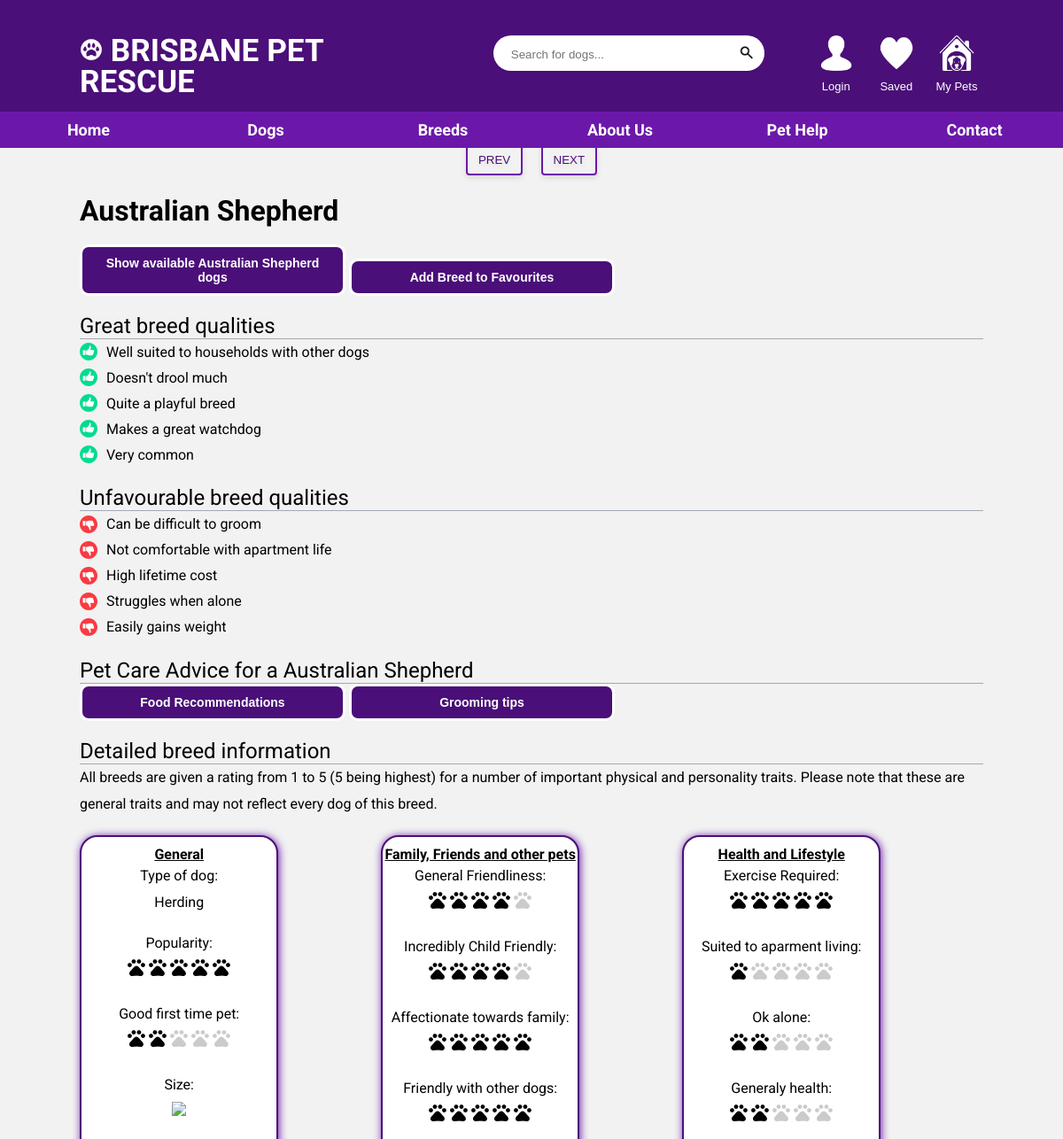
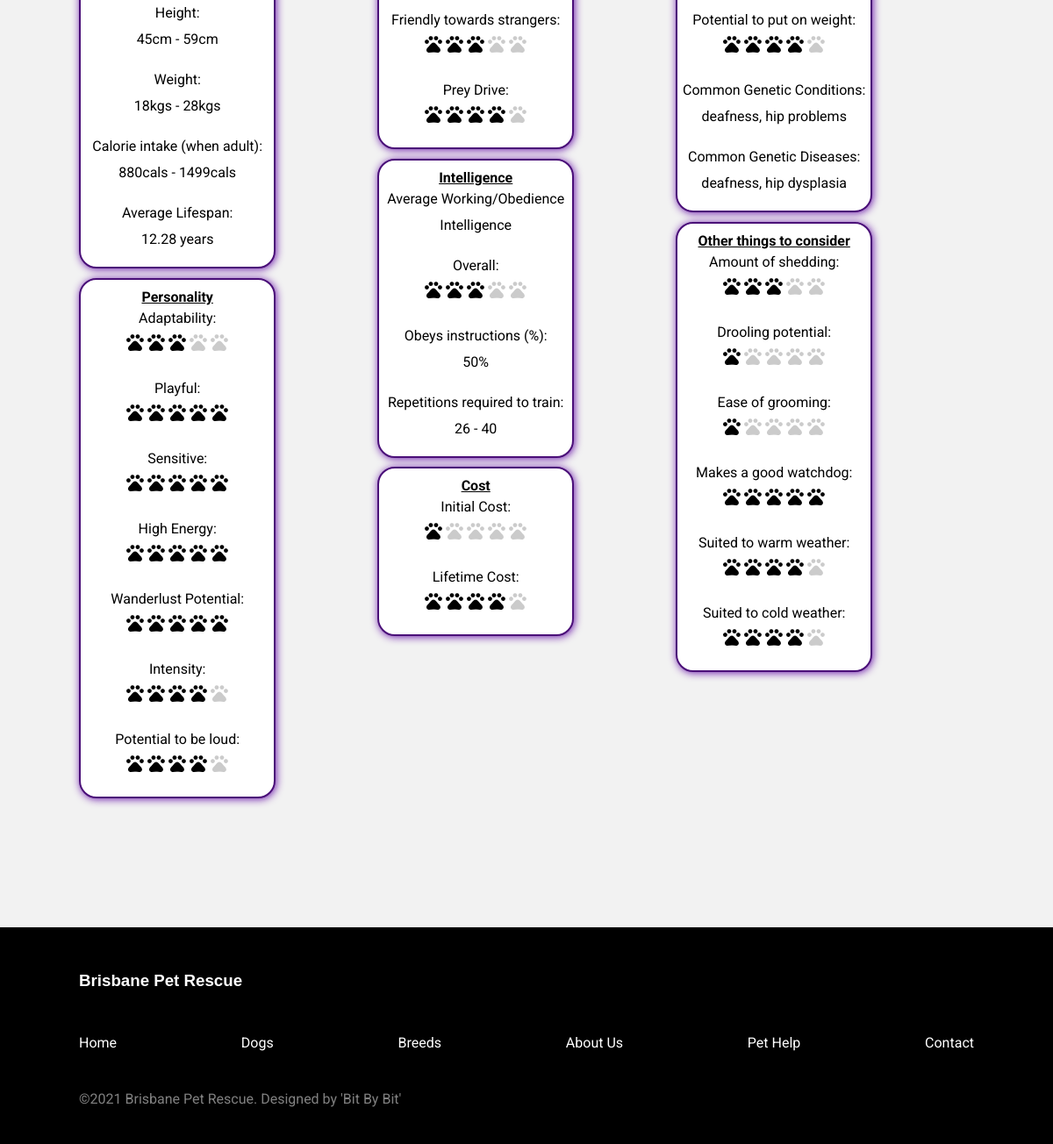
The page /breed-profile.php?breed_id=29 on the database its author committed (2 pictures, top to bottom).
### tables this page shows
CREATE TABLE `dog_breeds` (
  `breed_id` int(11) NOT NULL,
  `Breed` varchar(64) NOT NULL,
  `height_low` int(11) NOT NULL,
  `height_high` int(11) NOT NULL,
  `weight_low` int(11) NOT NULL,
  `weight_high` int(11) NOT NULL,
  `height_class` int(11) NOT NULL,
  `weight_class` int(11) NOT NULL,
  `adult_cal_intake_low` int(11) NOT NULL,
  `adult_cal_intake_high` int(11) NOT NULL,
  `intelligence_desc` varchar(64) NOT NULL,
  `obey_perc` decimal(4,2) NOT NULL,
  `training_reps_low` int(11) NOT NULL,
  `training_reps_high` int(11) NOT NULL,
  `intelligence_class` int(11) NOT NULL,
  `adaptability_class` int(11) NOT NULL,
  `general_friendliness_class` int(11) NOT NULL,
  `apartment_living_class` int(11) NOT NULL,
  `family_affectionate_class` int(11) NOT NULL,
  `shedding_amount_class` int(11) NOT NULL,
  `dog_friendly_class` int(11) NOT NULL,
  `drooling_potential_class` int(11) NOT NULL,
  `ease_of_grooming_class` int(11) NOT NULL,
  `energy_level_class` int(11) NOT NULL,
  `exercise_needs_class` int(11) NOT NULL,
  `friendly_toward_strangers_class` int(11) NOT NULL,
  `general_health_class` int(11) NOT NULL,
  `good_for_novice_owners` int(11) NOT NULL,
  `incredibly_kid_friendly_class` int(11) NOT NULL,
  `intensity_class` int(11) NOT NULL,
  `potential_for_mouthiness_class` int(11) NOT NULL,
  `potential_for_playfulness_class` int(11) NOT NULL,
  `potential_for_weight_gain_class` int(11) NOT NULL,
  `prey_drive_class` int(11) NOT NULL,
  `sensitivity_class` int(11) NOT NULL,
  `size_class` int(11) NOT NULL,
  `tendency_to_bark_or_howl_class` int(11) NOT NULL,
  `tolerates_being_alone_class` int(11) NOT NULL,
  `tolerates_cold_weather_class` int(11) NOT NULL,
  `tolerates_hot_weather_class` int(11) NOT NULL,
  `wanderlust_potential_class` int(11) NOT NULL,
  `watchdog_class` int(11) NOT NULL,
  `type_of_dog` varchar(16) NOT NULL,
  `average_lifespan` decimal(5,2) NOT NULL,
  `genetic_conditions` varchar(256) NOT NULL,
  `genetic_diseases` varchar(256) NOT NULL,
  `lifetime_cost_class` int(11) NOT NULL,
  `average_lifespan_class` int(11) NOT NULL,
  `average_purchase_price_class` int(11) NOT NULL,
  `popularity_class` int(11) NOT NULL
);

### breed-profile.php (the view, shortened to what the rows shown need)
<!DOCTYPE html>
<html lang="en">
<head>
    <?php include('partials/head.php'); ?>
    <link rel="stylesheet" href="css/glide.core.css">
    <link rel="stylesheet" href="css/glide.theme.css">
</head>
<body>
    <?php include('partials/menu.php'); ?>
    <?php
    if (isset($_GET['breed_id'])) {
        $breed_id = $_GET['breed_id'];
        $sql = "SELECT Breed as title FROM dog_breeds WHERE breed_id=$breed_id";
        $res = mysqli_query($conn, $sql);
        $row = mysqli_fetch_assoc($res);
        $breed_title = $row['title'];
    } else {
        header('location:' . SITEURL);
    }
    ?>
    <section class="profile-section">
        <div class="container">
            <?php
            $sql2 = "SELECT b.breed_id AS id, Breed as title, path, alt_text, b.lifetime_cost_class as price FROM dog_breeds AS b, breed_image as i WHERE b.breed_id = i.breed_id AND b.breed_id=$breed_id ORDER BY main_image DESC";
            $res2 = mysqli_query($conn, $sql2);
            $count2 = mysqli_num_rows($res2);
            if ($count2 > 0) {
            ?>
                <div class="glide">
                    <div class="glide__track" data-glide-el="track">
                        <?php
                        }
                        ?>
                    </div>
                    <div class="glide__arrows" data-glide-el="controls">
                    </div>
                </div>
                <h2 class="profile-title"><?php echo $breed_title ?></h2>
                <?php
                $sql_breed_info = "SELECT * FROM dog_breeds WHERE breed_id=$breed_id";
                $res_breed_info = mysqli_query($conn, $sql_breed_info);
                $entry_breed_info = mysqli_fetch_assoc($res_breed_info);
                $sql_trait_desc = "SELECT * FROM breed_good_bad_desc";
                $res_trait_desc = mysqli_query($conn, $sql_trait_desc);
                $trait_values = [];
                $trait_good_descs = [];
                $trait_bad_descs = [];
                while ($entry_trait_desc = mysqli_fetch_array($res_trait_desc)) {
                    if ($entry_trait_desc['high_good']) {
                        $trait_values[$entry_trait_desc['breed_field']] = $entry_breed_info[$entry_trait_desc['breed_field']];
                    } else {
                        $trait_values[$entry_trait_desc['breed_field']] = reverse1to5($entry_breed_info[$entry_trait_desc['breed_field']]);
                    }
                    $trait_good_descs[$entry_trait_desc['breed_field']] = $entry_trait_desc['good_text'];
                    $trait_bad_descs[$entry_trait_desc['breed_field']] = $entry_trait_desc['bad_text'];
                }
                arsort($trait_values);
                $best_traits = [];
                $worst_traits = [];
                for ($i = 1; $i <= NUM_TRAITS_TO_SHOW; $i++) {
                    array_push($best_traits, $trait_good_descs[array_keys($trait_values)[$i]]);
                    array_push($worst_traits, $trait_bad_descs[array_keys($trait_values)[count($trait_values) - $i]]);
                }
                ?>
                <div class="profile-info">
                    <br>
                    <form action='dogs.php' style="display: inline">
                        <button type='submit' name='Breed' value='<?php echo $breed_title; ?>' class="hero-btn hero-btn-alt small-btn">
                            Show available <?php echo $breed_title ?> dogs
                        </button>
                    </form>
                    <form method='POST' action='/form_submissions/favourite_breed.php' style="display: inline">
                        <button type='submit' name='breed_id' value='<?php echo $breed_id; ?>' class="hero-btn hero-btn-alt small-btn">
                        </button>
                    </form>
                    <h3>Great breed qualities</h3>
                    <ul> <?php foreach ($best_traits as $quality) {
                                echo "<li class='good-traits'>" . $quality . "</li>";
                            } ?> </ul>
                    <h3>Unfavourable breed qualities</h3>
                    <ul> <?php foreach ($worst_traits as $quality) {
                                echo "<li  class='bad-traits'>" . $quality . "</li>";
                            } ?> </ul>
                    <h3>Pet Care Advice for a <?php echo $breed_title; ?></h3>
                    <form action='https://duckduckgo.com/' target='_blank' style="display: inline">
                        <button type='submit' name='q' value='!ducky food for a <?php echo $breed_title; ?>' class="hero-btn hero-btn-alt small-btn">
                        </button>
                    </form>
                    <form action='https://duckduckgo.com/' target='_blank' style="display: inline">
                        <button type='submit' name='q' value='!ducky how to groom a <?php echo $breed_title; ?>' class="hero-btn hero-btn-alt small-btn">
                        </button>
                    </form>
                    <h3>Detailed breed information</h3>
                    <p>All breeds are given a rating from 1 to 5 (5 being highest) for a number of important physical and personality traits.
                        Please note that these are general traits and may not reflect every dog of this breed. </p>
                    <div class="information-boxes">
                        <div class="info-box">
                            <h4>General</h4>
                            <p>Type of dog: <br><span style="text-transform: capitalize;"><?php echo $entry_breed_info['type_of_dog']; ?></span></p>
                            <p>Popularity: <br><?php echo str_repeat("<img src='/images/icons/star-full.png'>", $entry_breed_info['popularity_class'])
                                                    . str_repeat("<img src='/images/icons/star-full.png' style='opacity:0.2'>", 5 - $entry_breed_info['popularity_class']); ?></p>
                            <p>Good first time pet: <br><?php echo str_repeat("<img src='/images/icons/star-full.png'>", $entry_breed_info['good_for_novice_owners'])
                                                            . str_repeat("<img src='/images/icons/star-full.png' style='opacity:0.2'>", 5 - $entry_breed_info['good_for_novice_owners']); ?></p>
                            <p>Size: <br><img src='images/icons/dog_size_<?php echo $entry_breed_info['size_class']; ?>' style="width: 120px"></p>
                            <p>Height: <br><?php echo $entry_breed_info['height_low']; ?>cm - <?php echo $entry_breed_info['height_high']; ?>cm</p>
                            <p>Weight: <br><?php echo $entry_breed_info['weight_low']; ?>kgs - <?php echo $entry_breed_info['weight_high']; ?>kgs</p>
                            <p>Calorie intake (when adult):
                                <br><?php echo $entry_breed_info['adult_cal_intake_low'] . "cals - "
                                        . $entry_breed_info['adult_cal_intake_high'] . "cals"; ?>
                            </p>
                            <p>Average Lifespan: <br><?php echo $entry_breed_info['average_lifespan']; ?> years</p>
                        </div>
                        <div class="info-box">
                        </div>
                        <div class="info-box">
                        </div>
                        <div class="info-box">
                            <h4>Intelligence</h4>
                            <p><?php echo $entry_breed_info['intelligence_desc']; ?></p>
                            <p>Overall: <br><?php echo str_repeat("<img src='/images/icons/star-full.png'>", $entry_breed_info['intelligence_class'])
                                                . str_repeat("<img src='/images/icons/star-full.png' style='opacity:0.2'>", 5 - $entry_breed_info['intelligence_class']); ?></p>
                            <p>Obeys instructions (%): <br><?php echo $entry_breed_info['obey_perc'] * 100; ?>%</p>
                            <p>Repetitions required to train: <br><?php echo $entry_breed_info['training_reps_low'] . " - " . $entry_breed_info['training_reps_high']; ?></p>
                        </div>
                        <div class="info-box">
                        </div>
                        <div class="info-box">
                            <h4>Health and Lifestyle</h4>
                            <p>Exercise Required: <br><?php echo str_repeat("<img src='/images/icons/star-full.png'>", $entry_breed_info['exercise_needs_class'])
                                                            . str_repeat("<img src='/images/icons/star-full.png' style='opacity:0.2'>", 5 - $entry_breed_info['exercise_needs_class']); ?></p>
                            <p>Suited to aparment living: <br><?php echo str_repeat("<img src='/images/icons/star-full.png'>", $entry_breed_info['apartment_living_class'])
                                                                    . str_repeat("<img src='/images/icons/star-full.png' style='opacity:0.2'>", 5 - $entry_breed_info['apartment_living_class']); ?></p>
                            <p>Ok alone: <br><?php echo str_repeat("<img src='/images/icons/star-full.png'>", $entry_breed_info['tolerates_being_alone_class'])
                                                    . str_repeat("<img src='/images/icons/star-full.png' style='opacity:0.2'>", 5 - $entry_breed_info['tolerates_being_alone_class']); ?></p>
                            <p>Generaly health: <br><?php echo str_repeat("<img src='/images/icons/star-full.png'>", $entry_breed_info['general_health_class'])
                                                        . str_repeat("<img src='/images/icons/star-full.png' style='opacity:0.2'>", 5 - $entry_breed_info['general_health_class']); ?></p>
                            <p>Potential to put on weight: <br><?php echo str_repeat("<img src='/images/icons/star-full.png'>", $entry_breed_info['potential_for_weight_gain_class'])
                                                                    . str_repeat("<img src='/images/icons/star-full.png' style='opacity:0.2'>", 5 - $entry_breed_info['potential_for_weight_gain_class']); ?></p>
                            <p>Common Genetic Conditions: <br><?php echo $entry_breed_info['genetic_conditions']; ?></p>
                            <p>Common Genetic Diseases: <br><?php echo $entry_breed_info['genetic_diseases']; ?></p>
                        </div>
                        <div class="info-box">
                        </div>
                    </div>
                </div>
        </div>
    </section>
</body>
</html>

### rows shown on the page
dog_breeds: Breed "Australian Shepherd", type_of_dog "Herding", height_low "45", height_high "59", weight_low "18", weight_high "28", adult_cal_intake_low "880", adult_cal_intake_high "1499", average_lifespan "12.28", intelligence_desc "Average Working/Obedience Intelligence", $entry_breed_info['obey_perc']*100 "50", training_reps_low "26", training_reps_high "40", genetic_conditions "deafness, hip problems", genetic_diseases "deafness, hip dysplasia"

### other values the page prints
$login_caption "Login"
$quality "Well suited to households with other dogs"
$quality "Doesn't drool much"
$quality "Quite a playful breed"
$quality "Makes a great watchdog"
$quality "Very common"
$quality "Can be difficult to groom"
$quality "Not comfortable with apartment life"
$quality "High lifetime cost"
$quality "Struggles when alone"
$quality "Easily gains weight"
